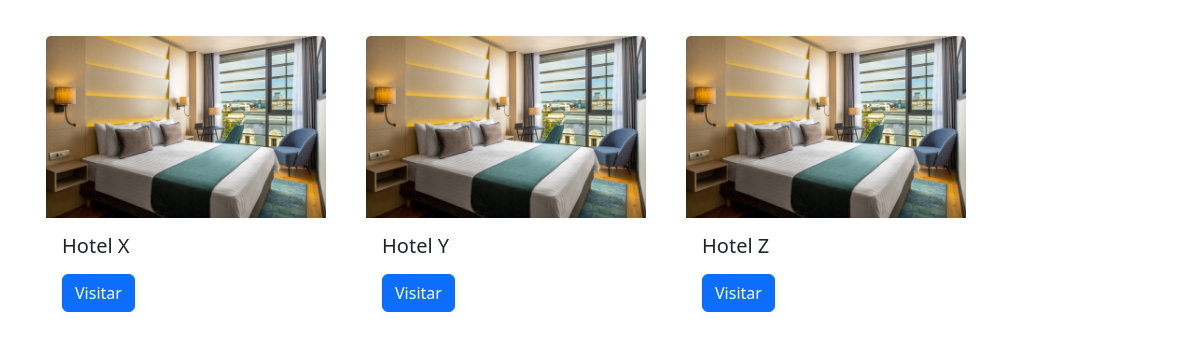
Page /site/poshotel.php?cidade=1 on the committed database.
### tables this page shows
CREATE TABLE `tb_hotel` (
  `idtb_hotel` int(11) NOT NULL,
  `nome_hotel` varchar(50) NOT NULL,
  `tb_lugar_idtb_lugar` int(11) NOT NULL,
  `preco_hotel` int(11) NOT NULL,
  `data_disponivel_ida` date NOT NULL,
  `data_disponivel_volta` date NOT NULL,
  KEY `tb_lugar_idtb_lugar` (`tb_lugar_idtb_lugar`),
  CONSTRAINT `tb_hotel_ibfk_1` FOREIGN KEY (`tb_lugar_idtb_lugar`) REFERENCES `tb_lugar` (`idtb_lugar`)
);

### site/poshotel.php (the view, shortened to what this page needs)
<!DOCTYPE html>
<html lang="en">
<head>
    <link href="https://cdn.jsdelivr.net/npm/bootstrap@5.3.0/dist/css/bootstrap.min.css" rel="stylesheet">
</head>
<body>
<div class="container">
<?php
$idlugar = $_GET['cidade'];
$conexao = mysqli_connect('db','root','123','db_turismo');
$sql = "SELECT * FROM tb_hotel WHERE tb_lugar_idtb_lugar = '$idlugar'";
$result = $conexao->query($sql);
if ($result->num_rows > 0) {
    while($row = $result->fetch_assoc()) {
        $id = $row['idtb_hotel'];
        echo "<div class='card' style='width: 18rem;'>";
        echo "<img class='card-img-top' src='imagens/hotel/hotel.jpeg' alt='Card image cap'>";
        echo "<div class='card-body'>";
        echo "<h5 class='card-title'>".$row["nome_hotel"]."</h5>";
        echo "<a href='infolocal.php?idhotel=$id' class='btn btn-primary'>Visitar</a>";
        echo "</div>";
        echo "</div>";
    }
} else {
    echo "0 results";
}
?>
</div>
</body>
</html>

### site/poshotel.php (style rules this page uses)
body { margin: 0; padding: 0; background-color: transparent; }
.container { margin-top: 2em; display: flex; flex-wrap: wrap; gap: 2em; }
.container .card { border: 4px solid rgba(255,255,255,0.5); }

### rows in the picture
tb_hotel: nome_hotel "Hotel X"
tb_hotel: nome_hotel "Hotel Y"
tb_hotel: nome_hotel "Hotel Z"
